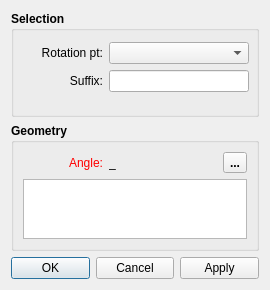
<?xml version="1.0" encoding="UTF-8"?>
<ui version="4.0">
 <class>DialogRotation</class>
 <widget class="QDialog" name="DialogRotation">
  <property name="geometry">
   <rect>
    <x>0</x>
    <y>0</y>
    <width>270</width>
    <height>290</height>
   </rect>
  </property>
  <property name="minimumSize">
   <size>
    <width>270</width>
    <height>290</height>
   </size>
  </property>
  <property name="windowTitle">
   <string>Rotation</string>
  </property>
  <property name="windowIcon">
   <iconset resource="../../../vmisc/share/resources/icon.qrc">
    <normaloff>:/icon/64x64/icon64x64.png</normaloff>:/icon/64x64/icon64x64.png</iconset>
  </property>
  <layout class="QVBoxLayout" name="verticalLayout_3">
   <item>
    <widget class="QGroupBox" name="groupBox">
     <property name="sizePolicy">
      <sizepolicy hsizetype="Preferred" vsizetype="Minimum">
       <horstretch>0</horstretch>
       <verstretch>0</verstretch>
      </sizepolicy>
     </property>
     <property name="minimumSize">
      <size>
       <width>240</width>
       <height>50</height>
      </size>
     </property>
     <property name="font">
      <font>
       <pointsize>9</pointsize>
       <weight>75</weight>
       <bold>true</bold>
      </font>
     </property>
     <property name="title">
      <string>Selection</string>
     </property>
     <layout class="QVBoxLayout" name="verticalLayout">
      <item>
       <layout class="QFormLayout" name="formLayout">
        <property name="topMargin">
         <number>2</number>
        </property>
        <property name="bottomMargin">
         <number>2</number>
        </property>
        <item row="0" column="0">
         <widget class="QLabel" name="originPoint_Label">
          <property name="minimumSize">
           <size>
            <width>80</width>
            <height>0</height>
           </size>
          </property>
          <property name="maximumSize">
           <size>
            <width>55</width>
            <height>16777215</height>
           </size>
          </property>
          <property name="font">
           <font>
            <pointsize>9</pointsize>
            <weight>50</weight>
            <bold>false</bold>
           </font>
          </property>
          <property name="text">
           <string>Rotation pt:</string>
          </property>
          <property name="alignment">
           <set>Qt::AlignRight|Qt::AlignTrailing|Qt::AlignVCenter</set>
          </property>
         </widget>
        </item>
        <item row="0" column="1">
         <widget class="QComboBox" name="rotation_ComboBox">
          <property name="minimumSize">
           <size>
            <width>140</width>
            <height>0</height>
           </size>
          </property>
          <property name="font">
           <font>
            <pointsize>9</pointsize>
            <weight>50</weight>
            <bold>false</bold>
           </font>
          </property>
         </widget>
        </item>
        <item row="1" column="0">
         <widget class="QLabel" name="suffix_Label">
          <property name="minimumSize">
           <size>
            <width>80</width>
            <height>0</height>
           </size>
          </property>
          <property name="maximumSize">
           <size>
            <width>55</width>
            <height>16777215</height>
           </size>
          </property>
          <property name="font">
           <font>
            <pointsize>9</pointsize>
            <weight>50</weight>
            <bold>false</bold>
           </font>
          </property>
          <property name="text">
           <string>Suffix:</string>
          </property>
          <property name="alignment">
           <set>Qt::AlignRight|Qt::AlignTrailing|Qt::AlignVCenter</set>
          </property>
         </widget>
        </item>
        <item row="1" column="1">
         <widget class="QLineEdit" name="suffix_LineEdit">
          <property name="minimumSize">
           <size>
            <width>140</width>
            <height>0</height>
           </size>
          </property>
          <property name="font">
           <font>
            <pointsize>9</pointsize>
            <weight>50</weight>
            <bold>false</bold>
           </font>
          </property>
         </widget>
        </item>
       </layout>
      </item>
     </layout>
    </widget>
   </item>
   <item>
    <widget class="QGroupBox" name="groupBox_2">
     <property name="sizePolicy">
      <sizepolicy hsizetype="Preferred" vsizetype="Preferred">
       <horstretch>0</horstretch>
       <verstretch>0</verstretch>
      </sizepolicy>
     </property>
     <property name="minimumSize">
      <size>
       <width>240</width>
       <height>0</height>
      </size>
     </property>
     <property name="font">
      <font>
       <pointsize>9</pointsize>
       <weight>75</weight>
       <bold>true</bold>
      </font>
     </property>
     <property name="title">
      <string>Geometry</string>
     </property>
     <layout class="QVBoxLayout" name="verticalLayout_2">
      <item>
       <layout class="QHBoxLayout" name="horizontalLayout" stretch="1,1,1,0">
        <item alignment="Qt::AlignLeft">
         <widget class="QLabel" name="editAngle_Label">
          <property name="sizePolicy">
           <sizepolicy hsizetype="Fixed" vsizetype="Preferred">
            <horstretch>0</horstretch>
            <verstretch>0</verstretch>
           </sizepolicy>
          </property>
          <property name="minimumSize">
           <size>
            <width>80</width>
            <height>0</height>
           </size>
          </property>
          <property name="maximumSize">
           <size>
            <width>16777215</width>
            <height>16777215</height>
           </size>
          </property>
          <property name="palette">
           <palette>
            <active>
             <colorrole role="WindowText">
              <brush brushstyle="SolidPattern">
               <color alpha="255">
                <red>255</red>
                <green>0</green>
                <blue>0</blue>
               </color>
              </brush>
             </colorrole>
            </active>
            <inactive>
             <colorrole role="WindowText">
              <brush brushstyle="SolidPattern">
               <color alpha="255">
                <red>255</red>
                <green>0</green>
                <blue>0</blue>
               </color>
              </brush>
             </colorrole>
            </inactive>
            <disabled>
             <colorrole role="WindowText">
              <brush brushstyle="SolidPattern">
               <color alpha="255">
                <red>159</red>
                <green>158</green>
                <blue>158</blue>
               </color>
              </brush>
             </colorrole>
            </disabled>
           </palette>
          </property>
          <property name="font">
           <font>
            <pointsize>9</pointsize>
            <weight>50</weight>
            <bold>false</bold>
           </font>
          </property>
          <property name="text">
           <string>Angle:</string>
          </property>
          <property name="alignment">
           <set>Qt::AlignRight|Qt::AlignTrailing|Qt::AlignVCenter</set>
          </property>
         </widget>
        </item>
        <item>
         <widget class="QLabel" name="resultAngle_Label">
          <property name="sizePolicy">
           <sizepolicy hsizetype="Fixed" vsizetype="Preferred">
            <horstretch>0</horstretch>
            <verstretch>0</verstretch>
           </sizepolicy>
          </property>
          <property name="minimumSize">
           <size>
            <width>87</width>
            <height>0</height>
           </size>
          </property>
          <property name="font">
           <font>
            <pointsize>9</pointsize>
            <weight>50</weight>
            <bold>false</bold>
           </font>
          </property>
          <property name="toolTip">
           <string>Value</string>
          </property>
          <property name="text">
           <string notr="true">_</string>
          </property>
         </widget>
        </item>
        <item>
         <spacer name="horizontalSpacer">
          <property name="orientation">
           <enum>Qt::Horizontal</enum>
          </property>
          <property name="sizeHint" stdset="0">
           <size>
            <width>40</width>
            <height>20</height>
           </size>
          </property>
         </spacer>
        </item>
        <item alignment="Qt::AlignRight">
         <widget class="QToolButton" name="formula_ToolButton">
          <property name="toolTip">
           <string>Formula wizard</string>
          </property>
          <property name="text">
           <string notr="true">...</string>
          </property>
          <property name="icon">
           <iconset resource="../../../vmisc/share/resources/icon.qrc">
            <normaloff>:/icon/24x24/fx.png</normaloff>:/icon/24x24/fx.png</iconset>
          </property>
          <property name="iconSize">
           <size>
            <width>20</width>
            <height>20</height>
           </size>
          </property>
         </widget>
        </item>
       </layout>
      </item>
      <item>
       <layout class="QHBoxLayout" name="horizontalLayout_3" stretch="3">
        <item>
         <widget class="QPlainTextEdit" name="plainTextEditFormula">
          <property name="sizePolicy">
           <sizepolicy hsizetype="Preferred" vsizetype="Preferred">
            <horstretch>0</horstretch>
            <verstretch>0</verstretch>
           </sizepolicy>
          </property>
          <property name="minimumSize">
           <size>
            <width>0</width>
            <height>60</height>
           </size>
          </property>
          <property name="maximumSize">
           <size>
            <width>16777215</width>
            <height>60</height>
           </size>
          </property>
          <property name="font">
           <font>
            <pointsize>9</pointsize>
            <weight>50</weight>
            <bold>false</bold>
           </font>
          </property>
          <property name="toolTip">
           <string>&lt;html&gt;&lt;head/&gt;&lt;body&gt;
&lt;table width = 370&gt;&lt;tr&gt;&lt;td align = left width =300&gt;&lt;b&gt;Angle Calculation&lt;/b&gt;&lt;br&gt;Angles are specified in degrees, i.e. a full circle equals 360 deg. Positive values for an  angle means counter-clockwise while a negative value means the clockwise direction. Zero degrees is at the 3 o'clock position.&lt;/td&gt;&lt;td align = right valign = middle&gt;&lt;img src=&quot;:/icon/64x64/rotation.png&quot;/&gt;&lt;/td&gt;&lt;/tr&gt;&lt;/table&gt;&lt;/body&gt;&lt;/html&gt;</string>
          </property>
          <property name="tabChangesFocus">
           <bool>true</bool>
          </property>
         </widget>
        </item>
       </layout>
      </item>
     </layout>
    </widget>
   </item>
   <item>
    <widget class="QDialogButtonBox" name="buttonBox">
     <property name="orientation">
      <enum>Qt::Horizontal</enum>
     </property>
     <property name="standardButtons">
      <set>QDialogButtonBox::Apply|QDialogButtonBox::Cancel|QDialogButtonBox::Ok</set>
     </property>
    </widget>
   </item>
  </layout>
 </widget>
 <resources>
  <include location="../../../vmisc/share/resources/icon.qrc"/>
 </resources>
 <connections>
  <connection>
   <sender>buttonBox</sender>
   <signal>accepted()</signal>
   <receiver>DialogRotation</receiver>
   <slot>accept()</slot>
   <hints>
    <hint type="sourcelabel">
     <x>248</x>
     <y>254</y>
    </hint>
    <hint type="destinationlabel">
     <x>157</x>
     <y>274</y>
    </hint>
   </hints>
  </connection>
  <connection>
   <sender>buttonBox</sender>
   <signal>rejected()</signal>
   <receiver>DialogRotation</receiver>
   <slot>reject()</slot>
   <hints>
    <hint type="sourcelabel">
     <x>316</x>
     <y>260</y>
    </hint>
    <hint type="destinationlabel">
     <x>286</x>
     <y>274</y>
    </hint>
   </hints>
  </connection>
 </connections>
</ui>
